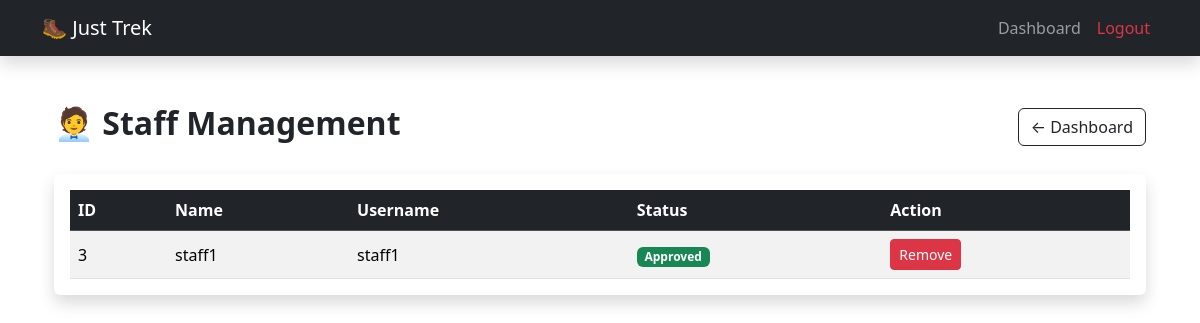
The app's page /admin/view_staff (signed in), older data.
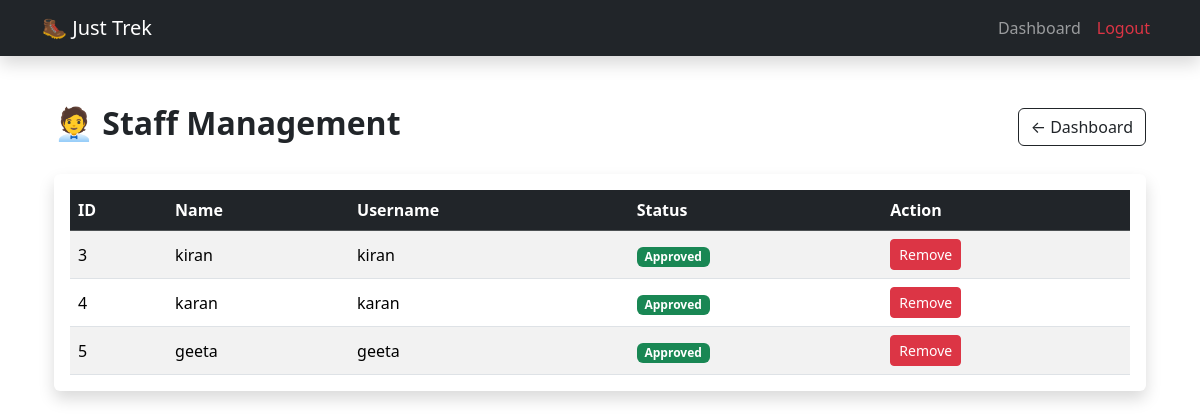
The same page, newer data.
### models.py (models this page shows, shortened)
class User(db.Model):
    __tablename__ = "users"
    id = db.Column(db.Integer, primary_key=True)
    username = db.Column(db.String(50), unique=True, nullable=False)
    passhash = db.Column(db.String(200), nullable=False)
    name = db.Column(db.String(50), nullable=False)
    role = db.Column(db.String(20), nullable=False)
    approved = db.Column(db.Boolean, default=False)
    active = db.Column(db.Boolean, default=True)
    bookings = db.relationship("Booking", backref="user", lazy=True)
    staff_profile = db.relationship("StaffProfile",backref="user",uselist=False,cascade="all, delete-orphan")
    @property
    def password(self):
        raise AttributeError("Password is not a readable attribute")

### routes.py (the view)
@main.route("/admin/view_staff")
def view_staff():
    if session.get("role") != "admin":
        flash("Access Denied!")
        return redirect(url_for("main.login"))
    staff_members = User.query.filter_by(role="staff").all()
    return render_template("admin/view_staff.html", staff=staff_members)

### templates/admin/view_staff.html (shortened to what this page needs)
{% extends "base.html" %}
{% block content %}
<div class="container mt-5">
    <div class="d-flex justify-content-between align-items-center mb-4">
        <h2 class="fw-bold">🧑‍💼 Staff Management</h2>
        <a href="{{ url_for('main.admin_dashboard') }}"
           class="btn btn-outline-dark">
            ← Dashboard
        </a>
    </div>
    <div class="card shadow border-0">
        <div class="card-body">
            <table class="table table-hover table-striped align-middle mb-0">
                <thead class="table-dark">
                    <tr>
                        <th>ID</th>
                        <th>Name</th>
                        <th>Username</th>
                        <th>Status</th>
                        <th>Action</th>
                    </tr>
                </thead>
                <tbody>
                {% for person in staff %}
                    <tr>
                        <td>{{ person.id }}</td>
                        <td>{{ person.name }}</td>
                        <td>{{ person.username }}</td>
                        <td>
                            {% if person.approved %}
                                <span class="badge bg-success">
                                    Approved
                                </span>
                            {% else %}
                                <span class="badge bg-warning text-dark">
                                    Pending
                                </span>
                            {% endif %}
                        </td>
                        <td>
                            <a href="{{ url_for('main.delete_staff', user_id=person.id) }}"
                               class="btn btn-danger btn-sm"
                               onclick="return confirm('Are you sure you want to remove this staff member?')">
                                Remove
                            </a>
                        </td>
                    </tr>
                {% endfor %}
                </tbody>
            </table>
        </div>
    </div>
</div>
{% endblock %}

Row changes from the older to the newer data that the page shows:
changed User id 3: name "staff1" → "kiran"; username "staff1" → "kiran"
added User: id "4", name "karan", username "karan", approved "Approved"
added User: id "5", name "geeta", username "geeta", approved "Approved"
